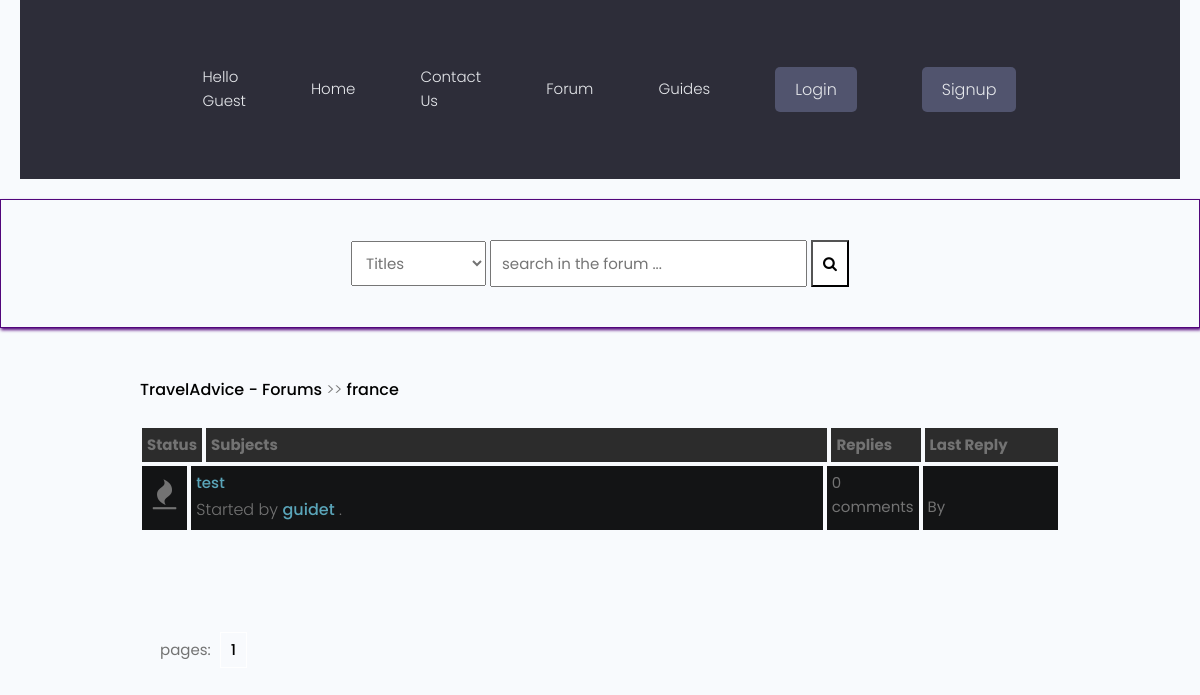
The page /forum/posts/france/ on the database as committed earlier.
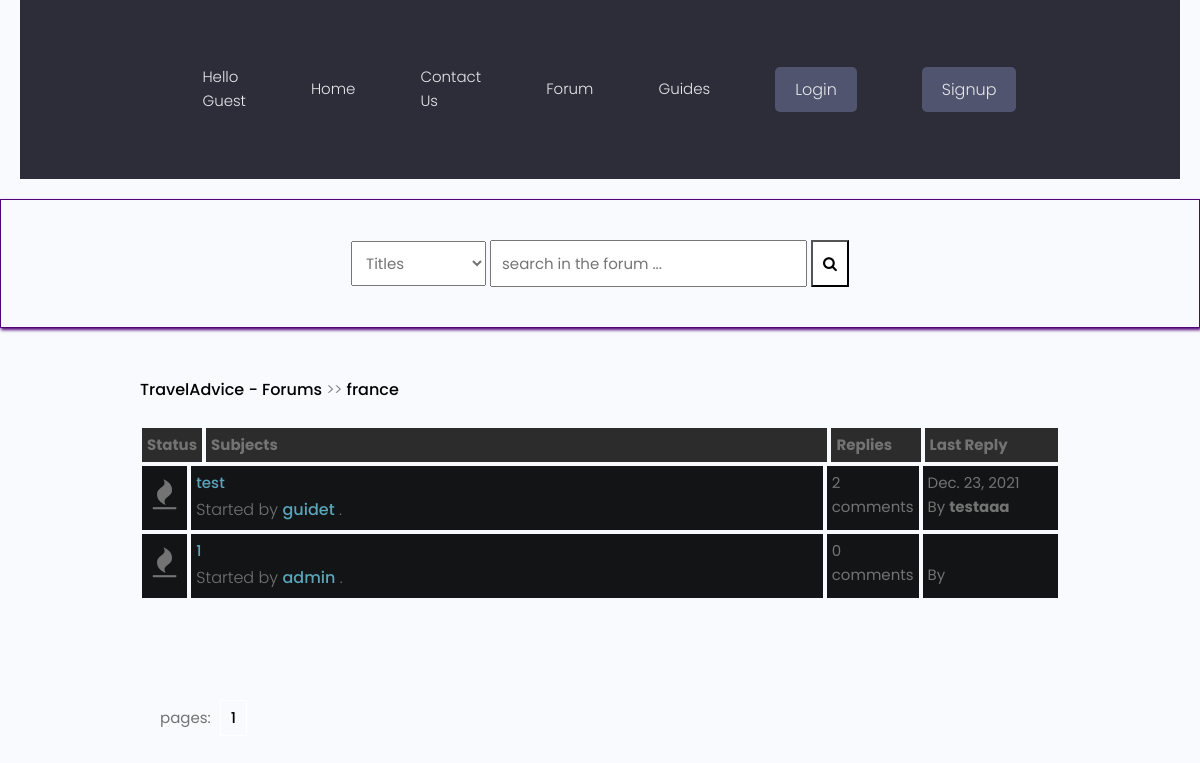
The same page on the database as committed later.
### forum/models.py (models this page shows, shortened)
class Post(models.Model):
    title = models.CharField(max_length=400)
    slug = models.SlugField(max_length=400, unique=True, blank=True)
    user = models.ForeignKey(Author, on_delete=models.CASCADE) #frame key of the author
    content = HTMLField()
    categories = models.ForeignKey(Category, on_delete=models.SET_NULL, null=True)
    date = models.DateTimeField(auto_now_add=True)
    tags = TaggableManager() #imported from taggit.managers
    comments = models.ManyToManyField(Comment, blank=True)
    closed = models.BooleanField(default=False)
    def get_url(self):
        return reverse("detail", kwargs={
            "slug":self.slug
        })
    @property
    def num_comments(self):
        return self.comments.count()
    @property
    def last_reply(self):
        return self.comments.latest("date")

class Author(models.Model):
    user = models.ForeignKey(User, on_delete=models.CASCADE)
    fullname = models.CharField(max_length=40, blank=True)
    slug = models.SlugField(max_length=400, unique=True, blank=True) # imported from django.utils.text
    bio = HTMLField() #desctription of the user imported the field from tinymce.models
    @property
    def user_name(self):
        return self.user
    @property
    def user_profile(self):
        return self.user.profile.id

class Comment(models.Model):
    user = models.ForeignKey(Author, on_delete=models.CASCADE)
    content = models.TextField()
    date = models.DateTimeField(auto_now_add=True)

### forum/views.py (the view)
# urls.py: path("posts/<slug>/", posts, name="posts"),
def posts(request, slug):
    category = get_object_or_404(Category, slug=slug)
    posts = Post.objects.filter(categories=category)
    paginator = Paginator(posts, 5)
    page = request.GET.get("page")
    try:
        posts = paginator.page(page)
    except PageNotAnInteger:
        posts = paginator.page(1)
    except EmptyPage:
        posts = paginator.page(paginator.num_pages)
    context = {
        "posts":posts,
        "forum": category,
        "title": "Posts"
    }
    return render(request, 'forum/posts.html', context)

### forum/context_processors.py (called while the page is built, shortened)
def searchFunction(request):
    search_context = {}
    posts = Post.objects.all()
    return search_context

### forum/models.py (called while the page is built)
    def get_url(self):
        return reverse("posts", kwargs={ #imported from django.shortcuts
            "slug": self.slug
        })

### forum/templates/forum/posts.html
{% extends 'forumsbase.html' %}
{% block content %}
    <div class="container">
        <div class="navigate">
            <span><a href="{% url 'forumhome' %}">TravelAdvice - Forums</a> >> <a href="{{forum.get_url}}">{{forum.title}}</a></span>
        </div>
        <div class="posts-table">
            <div class="table-head">
                <div class="status">Status</div>
                <div class="subjects">Subjects</div>
                <div class="replies">Replies</div>
                <div class="last-reply">Last Reply</div>
            </div>
                {% for post in posts %}
            <div class="table-row">
                <div class="status"><i class="fa fa-fire"></i></div>
                <div class="subjects">
                        <a href="{{post.get_url}}">{{post.title}}</a>
                    <br>
                    <span>Started by <b><a href="{% url  'guide-profile' post.user.user_profile %}">{{post.user.user_name}}</a></b> .</span>
                </div>
                <div class="replies">
                   {{post.num_comments}} comments <br>
                </div>
                <div class="last-reply">
                    {{post.last_reply.date|date}}
                    <br>By <b>{{post.last_reply.user.user_name}}</b>
                </div>
            </div>
            {% endfor %}
        </div>
            <div class="pagination">
                    pages: {% for num_page in posts.paginator.page_range %} <a href="?page={{num_page}}">{{num_page}}</a> {% endfor %}
            </div>
    </div>
   {% endblock content %}

Rows that differ between the two databases and show on the page:
shown differently, row unchanged: Post "test": num_comments "0" → "2"; last_reply (not shown) → "Dec. 23, 2021"; last_reply.user.user_name (not shown) → "testaaa"
added Post: title "1", user.user_name "admin", num_comments "0"
